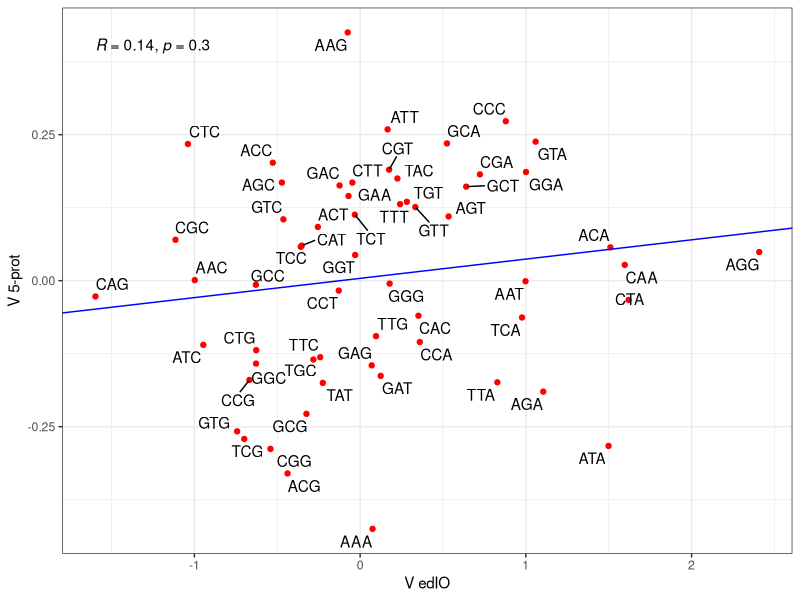

This chart was generated by the following R code:
library(ggplot2)
library(ggrepel)
library(ggpubr)

#read in VedIO and M. tuberculosis V5-prot

data = read.csv("Mtuberculosis_5prot_logodds_values.csv", h = TRUE)

expression_data = read.csv("logodds_Goodman.csv", h = TRUE)
expression_lo = expression_data[,c(1,3)]

log_odds_data = data
Mtuberculosis_lo = log_odds_data[,c("log_odds")]

#combine in one df

log_odds_df = cbind(expression_lo, Mtuberculosis_lo)

#Pearson's correlation between VedIO and V5-prot

ct = cor.test(expression_lo$log_odds, data$log_odds, method = "pearson")
rvals = ct$estimate

#PCA to calculate slope and intercept of regression line

pca = prcomp(~log_odds+Mtuberculosis_lo, log_odds_df)
slp = with(pca, rotation[2,1] / rotation[1,1])
inte = with(pca, center[2] - slp*center[1])

#plot V5-prot against VedIO

pdf("supS1b.pdf")
figS1b = ggplot(log_odds_df, aes(x=log_odds, y=Mtuberculosis_lo, label = codon)) +
	geom_point(color = "red") +
	geom_text_repel() +
	theme_bw() +
	labs(x = "V edIO", y = "V 5-prot") +
	geom_abline(slope = slp, intercept = inte, colour = "blue") +
	stat_cor(method = "pearson")
print(figS1b)
dev.off()

